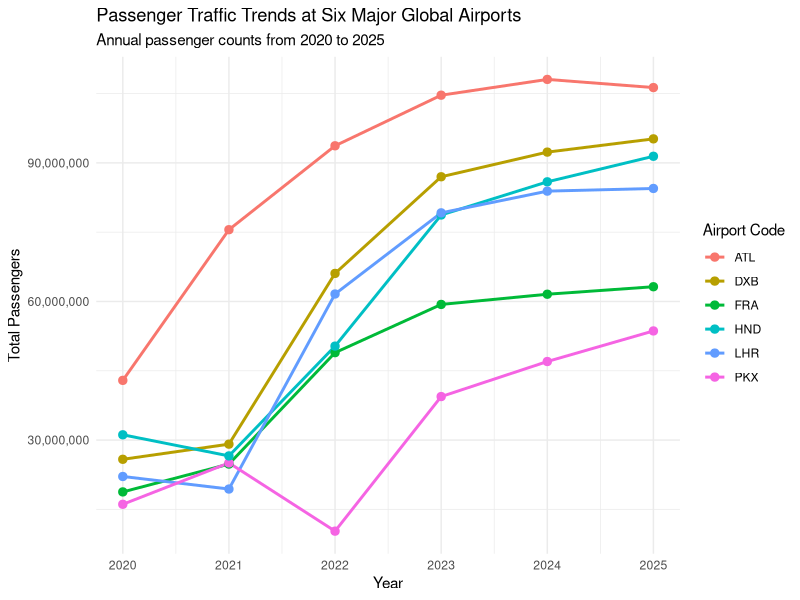
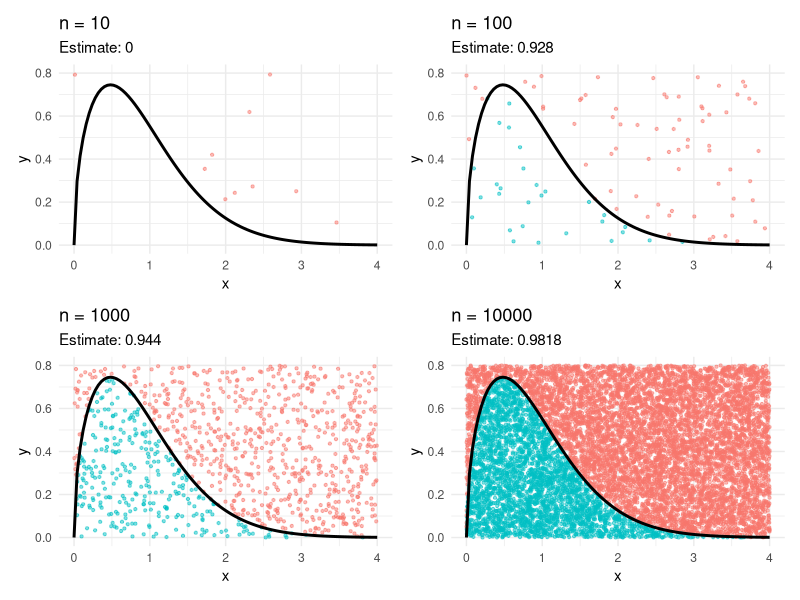

Reproduce these figures in R, in order.
## ---- chunk 1
#| label: airport-table
#| echo: false
#| message: false
#| warning: false

library(tidyverse)
library(knitr)

airports_raw <- data.frame(
  airport = c("ATL", "FRA", "PKX", "DXB", "HND", "LHR"),
  "2020" = c(42918685, 18770998, 16091449, 25831363, 31135000, 22109726),
  "2021" = c(75537213, 24800998, 25051012, 29110609, 26563000, 19393145),
  "2022" = c(93699630, 48918118, 10277323, 66069981, 50330000, 61614508),
  "2023" = c(104653451, 59355389, 39410521, 86994365, 78719586, 79183366),
  "2024" = c(108067766, 61564957, 47000000, 92331506, 85900167, 83884572),
  "2025" = c(106302208, 63189666, 53618949, 95200000, 91430000, 84463000),
  check.names = FALSE
)

busiest_airports <- airports_raw |>
  pivot_longer(cols = -airport, names_to = "year", values_to = "passengers") |>
  mutate(year = as.numeric(year))

busiest_airports |>
  pivot_wider(names_from = year, values_from = passengers) |>
  arrange(desc(.data[["2025"]])) |>
  kable(caption = "Passenger Traffic at Six Major Global Airports (2020-2025)", format.args = list(big.mark = ","))
## ---- chunk 2
#| label: airport-plot
#| echo: false
#| message: false
#| warning: false

library(scales)

ggplot(busiest_airports, aes(x = year, y = passengers, color = airport)) +
  geom_line(linewidth = 1) +
  geom_point(size = 2.5) +
  labs(
    title = "Passenger Traffic Trends at Six Major Global Airports",
    subtitle = "Annual passenger counts from 2020 to 2025",
    x = "Year",
    y = "Total Passengers",
    color = "Airport Code"
  ) +
  scale_y_continuous(labels = label_comma()) +
  theme_minimal()
## ---- chunk 3
#| label: monte-carlo-plot
#| echo: false
#| message: false
#| warning: false

library(patchwork)

run_weibull_mc <- function(n) {
  data.frame(
    x = runif(n, min = 0, max = 4),
    y = runif(n, min = 0, max = 0.8),
    resolution = n
  ) |>
  mutate(
    f_x = dweibull(x, shape = 1.5, scale = 1),
    flag = ifelse(y <= f_x, "on/below", "above")
  )
}

make_mc_plot <- function(n) {
  mc_data <- run_weibull_mc(n)
  window_area <- 3.2 
  est_int <- mean(mc_data$flag == "on/below") * window_area
  
  ggplot(mc_data, aes(x = x, y = y, color = flag)) +
    geom_point(alpha = 0.5, size = 0.8) +
    stat_function(fun = dweibull, args = list(shape = 1.5, scale = 1), xlim = c(0,4), color = "black", linewidth = 1) +
    labs(title = paste("n =", n), subtitle = paste("Estimate:", round(est_int, 4))) +
    theme_minimal() +
    theme(legend.position = "none") + 
    coord_cartesian(xlim = c(0,4), ylim = c(0, 0.8))
}

plot10 <- make_mc_plot(10)
plot100 <- make_mc_plot(100)
plot1000 <- make_mc_plot(1000)
plot10000 <- make_mc_plot(10000)

plot10 + plot100 + plot1000 + plot10000
